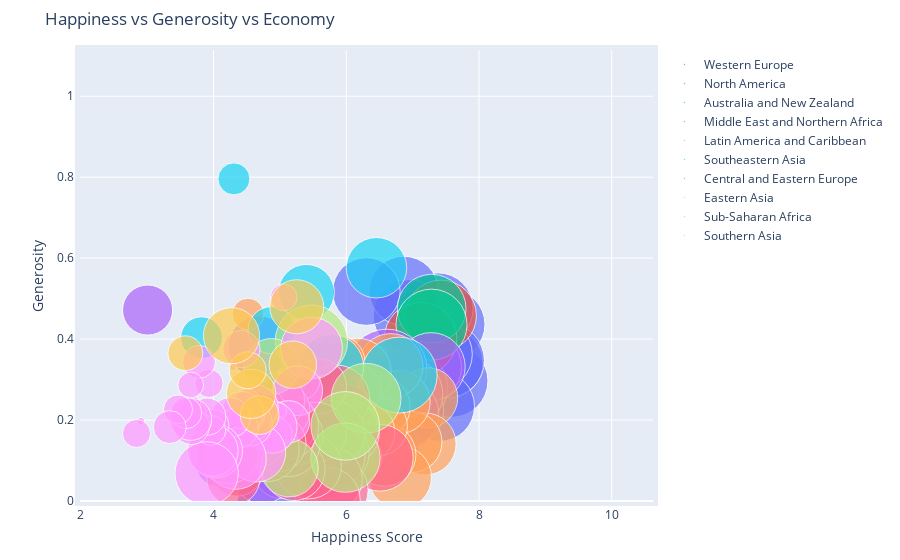

Notebook code for this chart:
### Code cell
figure = bubbleplot(dataset = data, x_column = 'Happiness Score', y_column = 'Generosity', 
    bubble_column = 'Country', size_column = 'Economy (GDP per Capita)', color_column = 'Region', 
    x_title = "Happiness Score", y_title = "Generosity", title = 'Happiness vs Generosity vs Economy',
    x_logscale = False, scale_bubble = 1, height = 1650)

py.iplot(figure, config={'scrollzoom': True})

### Figure 1 — Plotly figure (JSON) as saved in the notebook; plotly's stock layout.template omitted (floating-point values rounded to 4 significant figures)
{"data": [{"marker": {"size": [1.397, 1.302, 1.325, 1.459, 1.29, 1.329, 1.332, 1.337, 1.564, 1.336, 1.308, 1.266, 1.328, 1.278, 1.23, 1.207, 1.251, 1.208, 1.208, 1.16, 1.154], "sizemode": "area", "sizeref": 0.0005283}, "mode": "markers", "name": "Western Europe", "text": ["Switzerland", "Iceland", "Denmark", "Norway", "Finland", "Netherlands", "Sweden", "Austria", "Luxembourg", "Ireland", "Belgium", "United Kingdom", "Germany", "France", "Spain", "Malta", "Italy", "North Cyprus", "Cyprus", "Portugal", "Greece"], "type": "scatter", "x": [7.587, 7.561, 7.527, 7.522, 7.406, 7.378, 7.364, 7.2, 6.946, 6.94, 6.937, 6.867, 6.75, 6.575, 6.329, 6.302, 5.948, 5.695, 5.689, 5.102, 4.857], "y": [0.2968, 0.4363, 0.3414, 0.347, 0.2335, 0.4761, 0.3626, 0.3309, 0.2803, 0.459, 0.2225, 0.5191, 0.2821, 0.1233, 0.1823, 0.5175, 0.2282, 0.2617, 0.3064, 0.1372, 0]}, {"marker": {"size": [1.326, 1.395], "sizemode": "area", "sizeref": 0.0005283}, "mode": "markers", "name": "North America", "text": ["Canada", "United States"], "type": "scatter", "x": [7.427, 7.119], "y": [0.4581, 0.4011]}, {"marker": {"size": [1.25, 1.334], "sizemode": "area", "sizeref": 0.0005283}, "mode": "markers", "name": "Australia and New Zealand", "text": ["New Zealand", "Australia"], "type": "scatter", "x": [7.286, 7.284], "y": [0.475, 0.4356]}, {"marker": {"size": [1.229, 1.427, 1.36, 1.69, 1.395, 1.554, 1.324, 1.131, 0.9393, 1.061, 0.902, 0.7348, 1.026, 0.8811, 0.5987, 1.009, 0.9855, 0.8818, 0.5465, 0.6632], "sizemode": "area", "sizeref": 0.0005283}, "mode": "markers", "name": "Middle East and Northern Africa", "text": ["Israel", "United Arab Emirates", "Oman", "Qatar", "Saudi Arabia", "Kuwait", "Bahrain", "Libya", "Algeria", "Turkey", "Jordan", "Morocco", "Lebanon", "Tunisia", "Palestinian Territories", "Iran", "Iraq", "Egypt", "Yemen", "Syria"], "type": "scatter", "x": [7.278, 6.901, 6.853, 6.611, 6.411, 6.295, 5.96, 5.754, 5.605, 5.332, 5.192, 5.013, 4.839, 4.739, 4.715, 4.686, 4.677, 4.194, 4.077, 3.006], "y": [0.3317, 0.2643, 0.2154, 0.3257, 0.1371, 0.1623, 0.1736, 0.183, 0.07822, 0.1225, 0.1105, 0.07172, 0.2185, 0.06431, 0.1125, 0.3809, 0.1792, 0.1129, 0.09131, 0.4718]}, {"marker": {"size": [0.9558, 1.021, 0.9812, 1.044, 1.064, 1.107, 1.054, 1.062, 0.9186, 0.9953, 1.212, 0.7645, 0.7455, 0.864, 0.6813, 0.7599, 0.5933, 0.9002, 0.8104, 0.8954, 0.5953, 0.2667], "sizemode": "area", "sizeref": 0.0005283}, "mode": "markers", "name": "Latin America and Caribbean", "text": ["Costa Rica", "Mexico", "Brazil", "Venezuela", "Panama", "Chile", "Argentina", "Uruguay", "Colombia", "Suriname", "Trinidad and Tobago", "El Salvador", "Guatemala", "Ecuador", "Bolivia", "Paraguay", "Nicaragua", "Peru", "Jamaica", "Dominican Republic", "Honduras", "Haiti"], "type": "scatter", "x": [7.226, 7.187, 6.983, 6.81, 6.786, 6.67, 6.574, 6.485, 6.477, 6.269, 6.168, 6.13, 6.123, 5.975, 5.89, 5.878, 5.828, 5.824, 5.709, 4.885, 4.788, 4.518], "y": [0.255, 0.1407, 0.1457, 0.05841, 0.2443, 0.3336, 0.1145, 0.2324, 0.184, 0.1699, 0.3184, 0.1069, 0.2749, 0.1154, 0.2054, 0.3424, 0.2782, 0.1498, 0.2123, 0.2168, 0.2303, 0.4619]}, {"marker": {"size": [1.522, 0.9669, 1.125, 0.8283, 0.6322, 0.7053, 0.5907, 0.2711, 0.4604], "sizemode": "area", "sizeref": 0.0005283}, "mode": "markers", "name": "Southeastern Asia", "text": ["Singapore", "Thailand", "Malaysia", "Indonesia", "Vietnam", "Philippines", "Laos", "Myanmar", "Cambodia"], "type": "scatter", "x": [6.798, 6.455, 5.77, 5.399, 5.36, 5.073, 4.876, 4.307, 3.819], "y": [0.311, 0.5763, 0.3307, 0.5153, 0.1686, 0.2499, 0.4219, 0.7959, 0.4036]}, {"marker": {"size": [1.179, 0.6324, 1.169, 0.5945, 1.123, 1.185, 1.147, 1.032, 1.126, 1.083, 1.138, 0.8015, 0.9585, 1.152, 0.4743, 1.024, 0.9744, 1.043, 0.9205, 1.113, 0.9185, 0.8787, 0.8322, 1.121, 0.3905, 0.7991, 0.7682, 0.7419, 1.012], "sizemode": "area", "sizeref": 0.0005283}, "mode": "markers", "name": "Central and Eastern Europe", "text": ["Czech Republic", "Uzbekistan", "Slovakia", "Moldova", "Kazakhstan", "Slovenia", "Lithuania", "Belarus", "Poland", "Croatia", "Russia", "Kosovo", "Turkmenistan", "Estonia", "Kyrgyzstan", "Azerbaijan", "Montenegro", "Romania", "Serbia", "Latvia", "Macedonia", "Albania", "Bosnia and Herzegovina", "Hungary", "Tajikistan", "Ukraine", "Armenia", "Georgia", "Bulgaria"], "type": "scatter", "x": [6.505, 6.003, 5.995, 5.889, 5.855, 5.848, 5.833, 5.813, 5.791, 5.759, 5.716, 5.589, 5.548, 5.429, 5.286, 5.212, 5.192, 5.124, 5.123, 5.098, 5.007, 4.959, 4.949, 4.8, 4.786, 4.681, 4.35, 4.297, 4.218], "y": [0.1069, 0.2284, 0.1689, 0.2095, 0.1183, 0.2533, 0.02641, 0.1105, 0.1676, 0.05444, 0.00199, 0.2831, 0.1698, 0.0868, 0.3003, 0.07799, 0.1614, 0.1375, 0.1923, 0.1823, 0.2236, 0.1427, 0.2481, 0.128, 0.2297, 0.1527, 0.07855, 0.05547, 0.1192]}, {"marker": {"size": [1.291, 1.271, 1.245, 1.386, 0.8901, 0.8282], "sizemode": "area", "sizeref": 0.0005283}, "mode": "markers", "name": "Eastern Asia", "text": ["Taiwan", "Japan", "South Korea", "Hong Kong", "China", "Mongolia"], "type": "scatter", "x": [6.298, 5.987, 5.984, 5.474, 5.14, 4.874], "y": [0.2538, 0.1071, 0.1856, 0.3948, 0.08185, 0.3323]}, {"marker": {"size": [1.008, 0.6543, 0.4704, 0.1885, 0.08308, 0.3755, 0.7121, 0.9205, 0.5456, 0.271, 0.0712, 0.5211, 0, 0.1907, 0.3302, 0.4541, 0.3647, 0.4402, 0.9936, 0.01604, 0.4225, 0.7578, 0.2607, 0.6787, 0.2391, 0.211, 0.365, 1.06, 0.0694, 0.2852, 0.2082, 0.0785, 0.3419, 0.1742, 0.4653, 0.2581, 0.2221, 0.2867, 0.0153, 0.2087], "sizemode": "area", "sizeref": 0.0005283}, "mode": "markers", "name": "Sub-Saharan Africa", "text": ["Mauritius", "Nigeria", "Zambia", "Somaliland region", "Mozambique", "Lesotho", "Swaziland", "South Africa", "Ghana", "Zimbabwe", "Liberia", "Sudan", "Congo (Kinshasa)", "Ethiopia", "Sierra Leone", "Mauritania", "Kenya", "Djibouti", "Botswana", "Malawi", "Cameroon", "Angola", "Mali", "Congo (Brazzaville)", "Comoros", "Uganda", "Senegal", "Gabon", "Niger", "Tanzania", "Madagascar", "Central African Republic", "Chad", "Guinea", "Ivory Coast", "Burkina Faso", "Rwanda", "Benin", "Burundi", "Togo"], "type": "scatter", "x": [5.477, 5.268, 5.129, 5.057, 4.971, 4.898, 4.867, 4.642, 4.633, 4.61, 4.571, 4.55, 4.517, 4.512, 4.507, 4.436, 4.419, 4.369, 4.332, 4.292, 4.252, 4.033, 3.995, 3.989, 3.956, 3.931, 3.904, 3.896, 3.845, 3.781, 3.681, 3.678, 3.667, 3.656, 3.655, 3.587, 3.465, 3.34, 2.905, 2.839], "y": [0.3774, 0.2723, 0.1959, 0.5032, 0.2227, 0.1639, 0.1826, 0.1197, 0.2309, 0.1899, 0.2436, 0.1906, 0.2483, 0.2432, 0.2149, 0.219, 0.3754, 0.1809, 0.1046, 0.3313, 0.2062, 0.1234, 0.188, 0.1239, 0.1744, 0.2907, 0.2084, 0.06822, 0.1939, 0.3438, 0.2133, 0.2384, 0.1839, 0.2866, 0.2016, 0.2175, 0.2263, 0.1826, 0.1973, 0.1668]}, {"marker": {"size": [0.7704, 0.5954, 0.3975, 0.645, 0.36, 0.8352, 0.3198], "sizemode": "area", "sizeref": 0.0005283}, "mode": "markers", "name": "Southern Asia", "text": ["Bhutan", "Pakistan", "Bangladesh", "India", "Nepal", "Sri Lanka", "Afghanistan"], "type": "scatter", "x": [5.253, 5.194, 4.694, 4.565, 4.514, 4.271, 3.575], "y": [0.48, 0.3367, 0.2122, 0.2647, 0.323, 0.4083, 0.3651]}], "layout": {"autosize": true, "hovermode": "closest", "margin": {"b": 50, "pad": 5, "t": 50}, "showlegend": true, "title": {"text": "Happiness vs Generosity vs Economy"}, "xaxis": {"autorange": false, "range": [1.987, 10.62], "title": {"text": "Happiness Score"}, "type": "linear"}, "yaxis": {"autorange": false, "range": [0, 1.114], "title": {"text": "Generosity"}, "type": "linear"}}}
